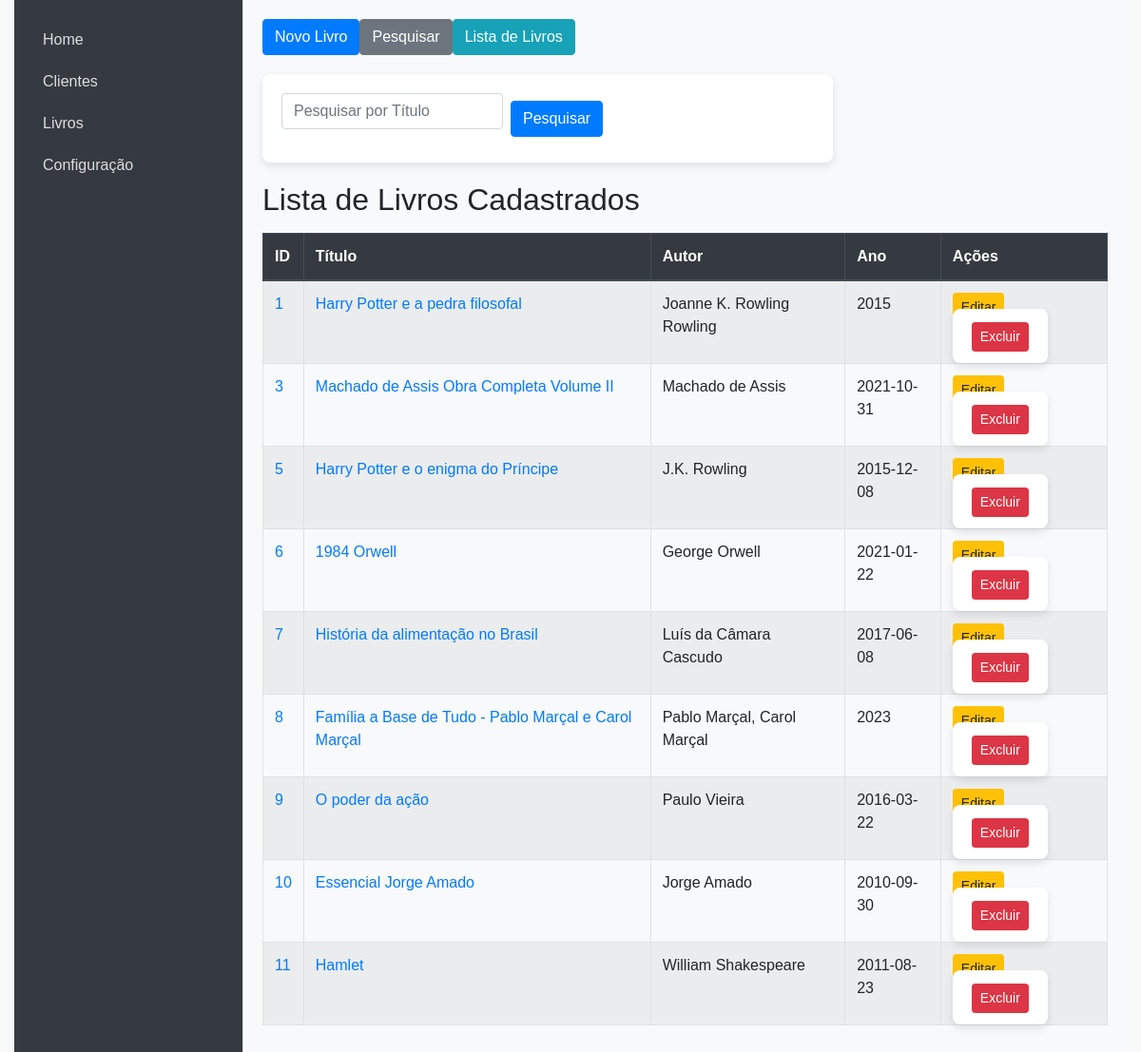
The page /livros (signed in) on the database as committed earlier.
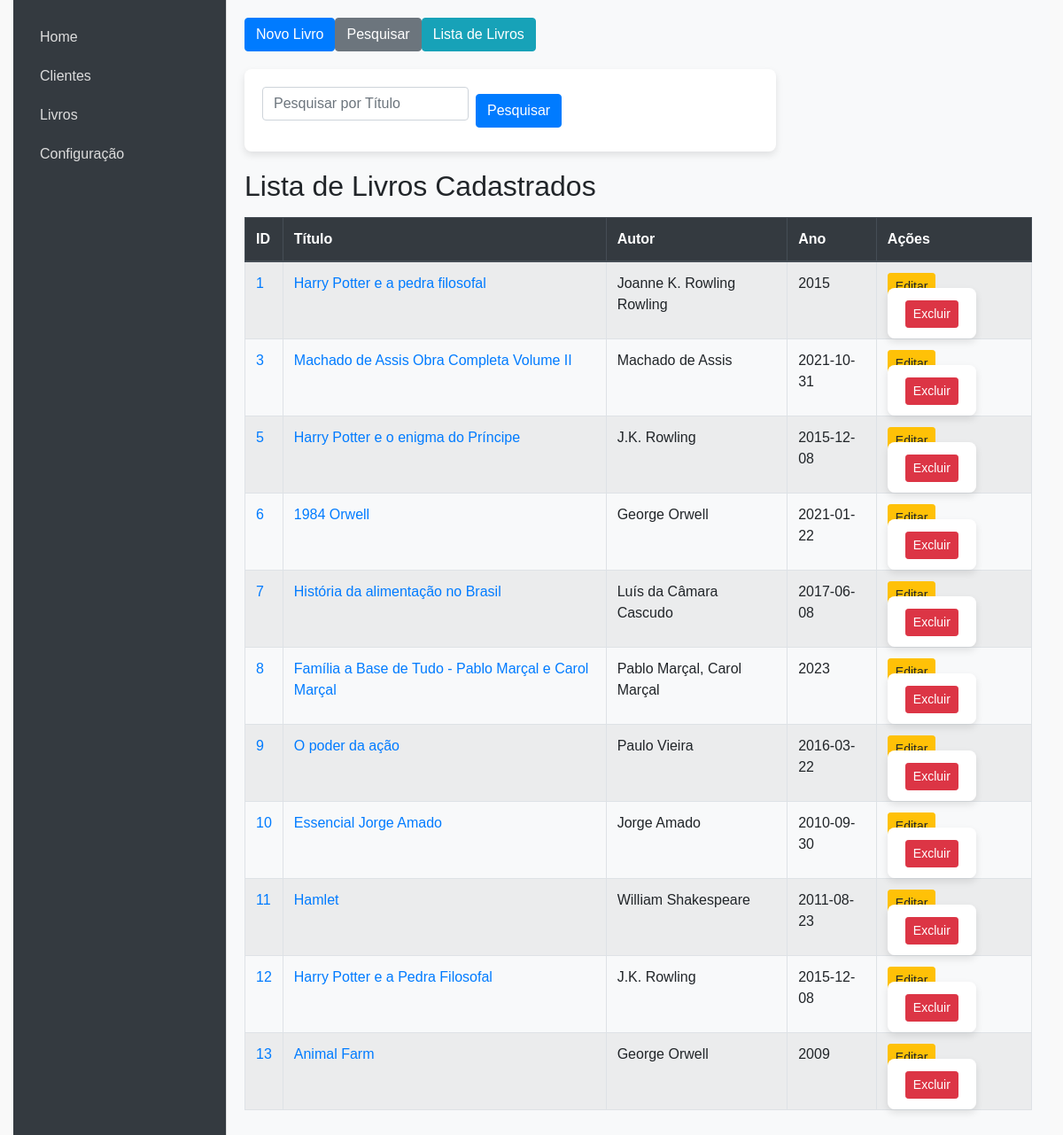
The same page on the database as committed later.
### models.py (models this page shows, shortened)
class Livro(db.Model):
    id = db.Column(db.Integer, primary_key=True)
    titulo = db.Column(db.String(100), nullable=False)
    autor = db.Column(db.String(100), nullable=False)
    editora = db.Column(db.String(100), nullable=False)
    idade_leitura = db.Column(db.String(100), nullable=False)
    isbn = db.Column(db.String(20), nullable=False)
    ano = db.Column(db.Integer, nullable=False)
    num_paginas = db.Column(db.Integer, nullable=False)
    valor = db.Column(db.Float, nullable=False)
    capa_livro = db.Column(db.String(200), nullable=True)  # Novo campo para a capa

### app.py (the view)
@app.route('/livros')
def livros():
    if 'username' not in session:
        return redirect(url_for('login'))
    livros = Livro.query.all()
    return render_template('livros.html', livros=livros)

### templates/livros.html (shortened to what this page needs)
{% extends "index.html" %}
{% block content %}
    <div class="top-menu mb-3 d-flex gap-2">
        <button class="btn btn-primary" onclick="window.location.href='{{ url_for('novo_livro') }}'">Novo Livro</button>
        <button id="showPesquisarButton" class="btn btn-secondary" onclick="togglePesquisar()">Pesquisar</button>
        <button class="btn btn-info" onclick="window.location.href='{{ url_for('livros') }}'">Lista de Livros</button>
    </div>
    <div id="pesquisarForm" class="hidden mb-3">
        <form action="{{ url_for('livros') }}" method="GET" class="form-inline">
            <input type="text" class="form-control mr-2" name="titulo" placeholder="Pesquisar por Título" value="{{ request.args.get('titulo', '') }}">
            <button type="submit" class="btn btn-primary">Pesquisar</button>
        </form>
    </div>
    <h2>Lista de Livros Cadastrados</h2>
    <table class="table table-striped table-bordered mt-3">
        <thead class="thead-dark">
            <tr>
                <th>ID</th>
                <th>Título</th>
                <th>Autor</th>
                <th>Ano</th>
                <th>Ações</th>
            </tr>
        </thead>
        <tbody>
            {% for livro in livros %}
            <tr>
                <td><a href="{{ url_for('visualizar_livro', id=livro.id) }}" target="_blank">{{ livro.id }}</a></td>
                <td><a href="{{ url_for('visualizar_livro', id=livro.id) }}" target="_blank">{{ livro.titulo }}</a></td>
                <td>{{ livro.autor }}</td>
                <td>{{ livro.ano }}</td>
                <td>
                    <a href="{{ url_for('editar_livro', id=livro.id) }}" class="btn btn-sm btn-warning">Editar</a>
                    <form action="{{ url_for('deletar_livro', id=livro.id) }}" method="POST" style="display:inline;">
                        <button type="submit" class="btn btn-sm btn-danger" onclick="return confirmarExclusao()">Excluir</button>
                    </form>
                </td>
            </tr>
            {% endfor %}
        </tbody>
    </table>
{% endblock %}

### templates/index.html (shortened to what this page needs)
<!DOCTYPE html>
<html lang="pt-BR">
<head>
    <link href="https://stackpath.bootstrapcdn.com/bootstrap/4.5.2/css/bootstrap.min.css" rel="stylesheet">
    <link rel="stylesheet" href="{{ url_for('static', filename='style.css') }}">
</head>
<body>
    <div class="container-fluid">
        <aside class="sidebar">
            <ul class="nav flex-column">
                <li class="nav-item"><a class="nav-link" href="/">Home</a></li>
                <li class="nav-item"><a class="nav-link" href="/clientes">Clientes</a></li>
                <li class="nav-item"><a class="nav-link" href="/livros">Livros</a></li>
                <li class="nav-item"><a class="nav-link" href="/configuracao">Configuração</a></li>
            </ul>
        </aside>
        <main class="content">
            {% block content %}{% endblock %}
        </main>
    </div>
</body>
</html>

### static/style.css (style rules this page uses)
* { margin: 0; padding: 0; box-sizing: border-box; }
body { font-family: Arial, sans-serif; background-color: #f9f9f9; height: 100vh; display: flex; }
.container-fluid { display: flex; width: 100%; height: 100%; }
.sidebar { width: 240px; background-color: #343a40; color: #fff; padding: 20px; position: fixed; height: 100%; overflow: auto; }
.sidebar .nav { flex-direction: column; }
.sidebar .nav-link { color: #ddd; font-size: 16px; padding: 10px; border-radius: 5px; }
.content { margin-left: 240px; padding: 20px; flex: 1; background-color: #f8f9fa; border-left: 1px solid #ddd; overflow-y: auto; }
form { margin: 20px 0; display: flex; flex-direction: column; width: 100%; max-width: 600px; background-color: #fff; padding: 20px; border-radius: 8px; box-shadow: 0 4px 8px rgba(0, 0, 0, 0.1); }
form input, form select { margin-bottom: 15px; padding: 10px; font-size: 14px; border: 1px solid #ddd; border-radius: 4px; width: 100%; }
form button { padding: 10px; background-color: #333; color: #fff; border: none; border-radius: 4px; font-size: 16px; cursor: pointer; }
table { width: 100%; border-collapse: collapse; margin-top: 20px; }
table th, table td { border: 1px solid #ddd; padding: 10px; text-align: left; }
table th { background-color: #f4f4f4; color: #333; }

Rows that differ between the two databases and show on the page:
added Livro: id "12", titulo "Harry Potter e a Pedra Filosofal", autor "J.K. Rowling", ano "2015-12-08"
added Livro: id "13", titulo "Animal Farm", autor "George Orwell", ano "2009"
